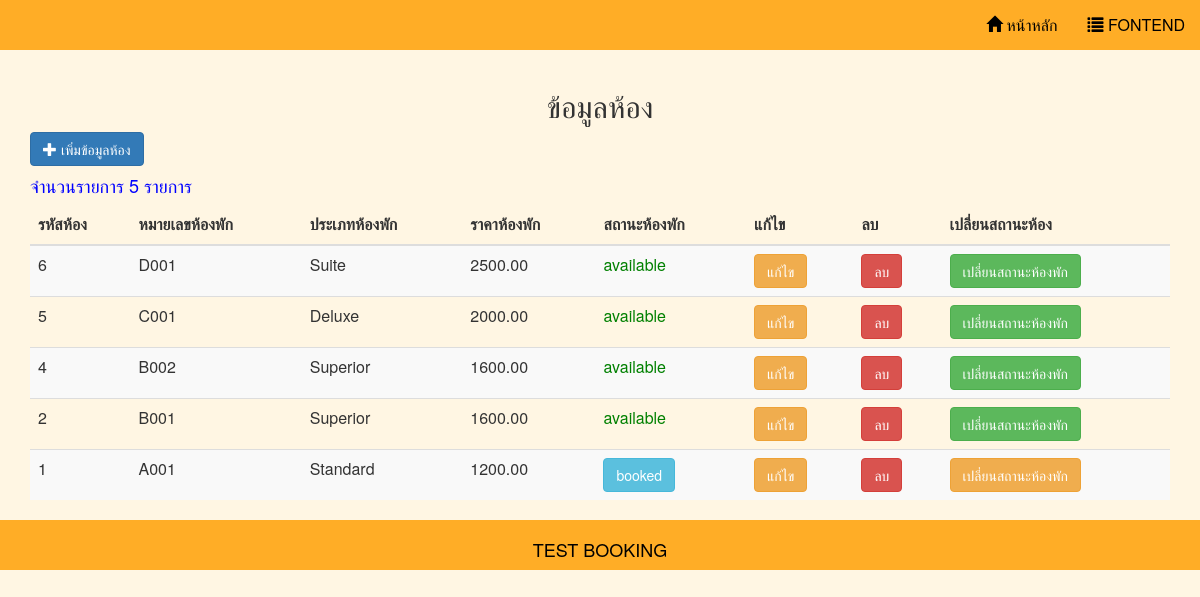
/backend/room.php, run on the app's committed database.
### tables this page shows
CREATE TABLE `rooms` (
  `id` int(11) NOT NULL,
  `room_number` varchar(10) NOT NULL,
  `room_type` varchar(50) NOT NULL,
  `price` decimal(10,2) NOT NULL,
  `status` varchar(10) NOT NULL
);

### backend/room.php (the view, shortened to what this page needs)
<?php include("head.php");
    include("config.inc.php");
?>
<div class="container">
    <br/><br/><br/>
<div class="row">
        <div class="col-sm-12">
            <center><h2>ข้อมูลห้อง</h2></center>
        </div>
        <div class="col-sm-12">
            <a class="btn btn-primary btn_add"><i class="glyphicon glyphicon-plus"></i>&nbsp;เพิ่มข้อมูลห้อง</a>
        </div>
</div>
<?php
    $sql1="select * from rooms order by id desc";
    $result1=mysqli_query($conn,$sql1);
    $total=mysqli_num_rows($result1);
?>
<div class="row">
    <div class="col-sm-12">
        <?php if($total==0){
            echo"<center><h4><font color='red'>ไม่พบข้อมูล</font></h4></center>";
        }else{
            echo "<font color='blue'><h4>จำนวนรายการ $total รายการ</h4></font>";
        ?>
        <table class="table table-striped table-hover">
            <thead class="thead">
                    <tr>
                        <th>รหัสห้อง</th>
                        <th>หมายเลขห้องพัก</th>
                        <th>ประเภทห้องพัก</th>
                        <th>ราคาห้องพัก</th>
                        <th>สถานะห้องพัก</th>
                        <th>แก้ไข</th>
                        <th>ลบ</th>
                        <th>เปลี่ยนสถานะห้อง</th>
                    </tr>
             </thead>
        <?php
            while($read=mysqli_fetch_assoc($result1)){
                $id_room=$read["id"];
                $room_number=$read["room_number"];
                $typeroom=$read["room_type"];
                $price=$read["price"];
                $status=$read["status"];
        ?>
                <tr>
                    <td><?php echo"$id_room";?></td>
                    <td><?php echo"$room_number";?></td>
                    <td><?php echo"$typeroom";?></td>
                    <td><?php echo"$price";?></td>
                    <td><?php
                    $sql3="select * from bookings_table,rooms where rooms.id=bookings_table.room_id and rooms.id='$id_room'";
                    $result3=mysqli_query($conn,$sql3);
                    $numm=mysqli_num_rows($result3);
                    if($status=="available"){echo"<font color='green'>$status</font>";}
                    elseif($status=="booked" && $numm!=0 ){
                        echo"<a class='btn btn-info btn_show' id_room='$id_room'>$status</a>";
                    }else{
                        echo"<font color='blue'>$status</font>";
                    }
                    ?></td>
                    <td><?php echo "<a class='btn btn-warning btn_edit' id_room='$id_room'>แก้ไข</a>";?></td>
                        <td><?php
                        echo "<a href='del_room.php?id_room=$id_room' onclick=\"return confirm('ท่านต้องการลบห้องพักใช่หรือไม่')\" class='btn btn-danger'>ลบ</a>";
                        ?></td>
                    <td><?php if($status=="available"){
                        echo "<a class='btn btn-success' href='status_change.php?id_room=$id_room&status=booked'>เปลี่ยนสถานะห้องพัก</a>";
                    }else{
                        echo "<a class='btn btn-warning' href='status_change.php?id_room=$id_room&status=available'>เปลี่ยนสถานะห้องพัก</a>";
                    }
                    ?></td>
        <?php
            }
           ?> </table>
    <?php } ?>
    </div>
</div>
</div>
<?php include("footer.php"); ?>

### backend/head.php (shortened to what this page needs)
<!DOCTYPE html>
<html lang="en">
<head>
    <link rel="stylesheet" href="../css/bootstrap.min.css">
<nav class="navbar navbar-default navbar-fixed-top">
    <div class="container-fluid">
        <div class="collapse navbar-collapse" id="myNavbar">
                <ul class="nav navbar-nav navbar-right">
                    <li><a href="../index.php"><i class="glyphicon glyphicon-list"></i>&nbsp;FONTEND</a>
                </ul>
                <ul class="nav navbar-nav navbar-right">
                    <li><a href="index.php"><i class="glyphicon glyphicon-home"></i>&nbsp;หน้าหลัก</a>
                </ul>
            </div>
    </div>
</nav>
</head>
<body>

### backend/footer.php
<footer class="container-fluid text-center">
<p><H4>TEST BOOKING</h4></p>
</footer>
</body>
</html>

### backend/head.php (style rules this page uses)
.navbar { background-color:#FFAD26 !important; color:black !important; font-size:16px; border:0; border-radius:0; z-index:9999; }
.navbar ul li a,.navbar-brand { background-color:#FFAD26 !important; color:black !important; }
body { background-color:#FFF6E3!important; background-repeat:repeat-x; font-size:16px; }
footer { background-color:#FFAD26 !important; color:black !important; font-size:12px; padding-top: 10px; padding-bottom: 0px; }

### data on the page
rooms: id "6", room_number "D001", room_type "Suite", price "2500.00", status "available"
rooms: id "5", room_number "C001", room_type "Deluxe", price "2000.00", status "available"
rooms: id "4", room_number "B002", room_type "Superior", price "1600.00", status "available"
rooms: id "2", room_number "B001", room_type "Superior", price "1600.00", status "available"
rooms: id "1", room_number "A001", room_type "Standard", price "1200.00", status "booked"

### other printed values
$total "5"
